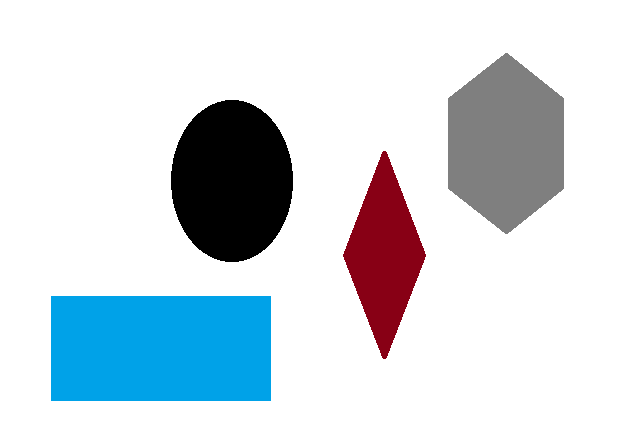
%> input picture tangle.png, 633 x 431 px
$ octave juxingfeature.m   (GNU Octave 9; MATLAB toolbox functions it lacks are replaced by stand-ins)
%> lines starting %> are read from the running program, lines starting %| are printed output that depends on the picture; in (x1, y1, x2, y2) boxes, pixels count from 0 and x2, y2 are one past the last pixel; in counts of white or black regions, pixels touching at a corner belong together; the program's own positions count from 1
% 2018-03-03
% 读取图片并且二值化他们
img = imread('tangle.png');
%> img is the input picture: size 431x633x3 uint8; mean R, G, B 207.5, 216.8, 223.4
figure,imshow(img);
img = im2bw(img);%（图像分割）转化为二值图
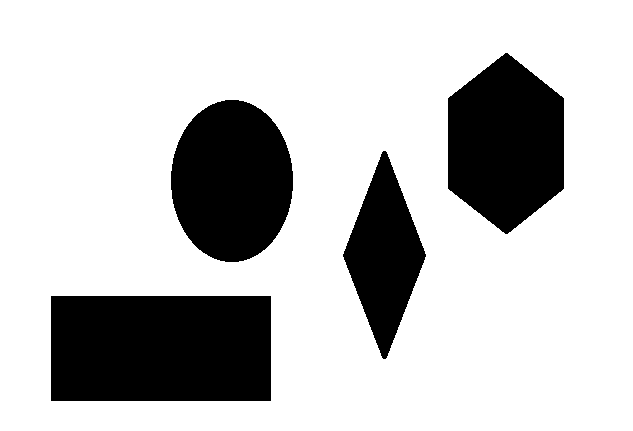
%> img: size 431x633 logical; 76.7% white; 4 black regions, box (x1, y1, x2, y2) and area: (51, 296, 271, 401) 23100, (448, 53, 564, 234) 15817, (171, 100, 293, 262) 15513, (343, 151, 426, 359) 9034
img = not(img);%把图像想表达的内容变成1
%> img: size 431x633 logical; 23.3% white; 4 white regions
figure,imshow(img);


% 使用bwboundaries函数显示目标的边界
[B,L] = bwboundaries(img);
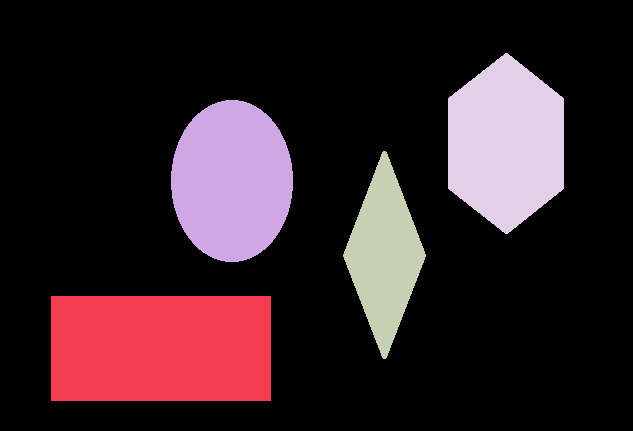
%> L: size 431x633 double; 5 distinct labels, from 0 to 4; one colour per label, 0 black
%> B = 4 boundaries; box (x1, y1, x2, y2) and points: (51, 296, 271, 401) 647, (343, 151, 426, 359) 419, (448, 53, 564, 234) 411, (171, 100, 293, 262) 405
figure,imshow(img);
hold on;
for k = 1:length(B)
    boundary = B{k};
    plot(boundary(:,2),boundary(:,1),'g','LineWidth',2);
end
%> this loop made 4 passes
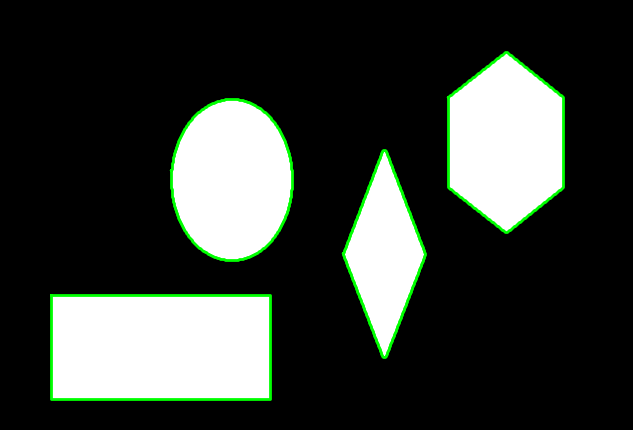
%> figure redrawn from the program's plot data

%使用bwlabel标记测试图像中的连续区域，伪彩色化他们，然后结合他们的标号显示他们
[L,N] = bwlabel(img);
%> N = 4
img_rgb = label2rgb(L,'hsv',[.5 .5 .5],'shuffle');
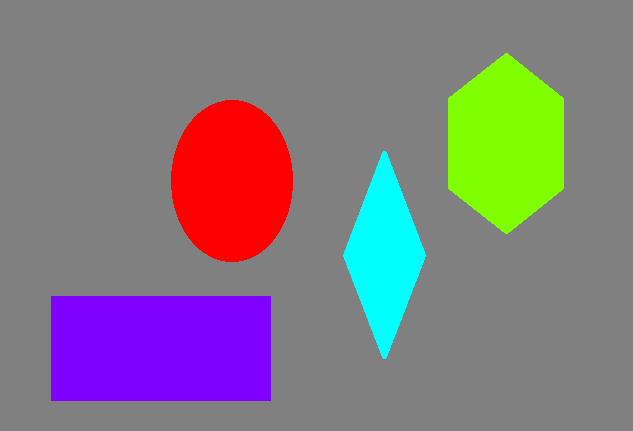
%> img_rgb: size 431x633x3 uint8; mean R, G, B 131, 121.5, 128.3
figure,imshow(img_rgb);hold on
for k =1:length(B)
    boundary = B{k};
    plot(boundary(:,2),boundary(:,1),'w','LineWidth',2);
    text(boundary(1,2)-11,boundary(1,1)+11,num2str(k),'Color','y','Fontsize',14,'FontWeight','bold');
end
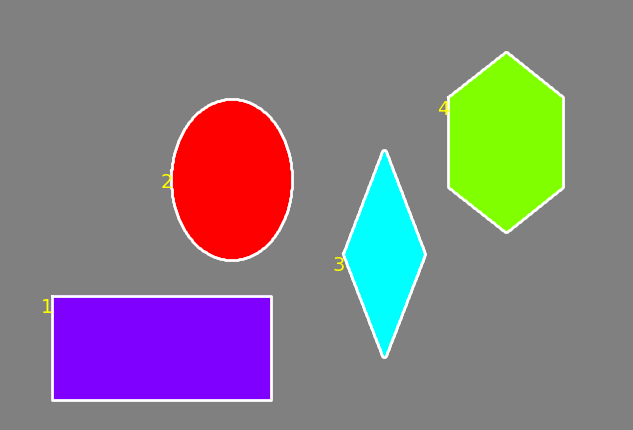
%> figure redrawn from the program's plot data

%利用函数regionprops函数对图像中的每个目标提取下面的而至特征
% Area（面积）,Centroid（重心）,Eccentricity（偏心率）,Perimeter（周长）
stats = regionprops(L,'all');%统计的数保留在stats内
%> stats = 4 regions; box (x1, y1, x2, y2), Area, Centroid, MajorAxisLength, MinorAxisLength and Eccentricity: (51, 296, 271, 401) 23100 [161.5 349] 254 121.2 0.879, (448, 53, 564, 234) 15817 [506.6 144.1] 166.1 122.1 0.678, (171, 100, 293, 262) 15513 [232.5 181.5] 162 121.9 0.659, (343, 151, 426, 359) 9034 [385 255.7] 176.5 68.15 0.922
temp = zeros(1,N);
for k = 1:N
    %计算thinness ratio（细度比例）
    temp(k) = 4 * pi * stats(k,1).Area / (stats(k,1).Perimeter)^2;
    stats(k,1).ThinnessRatio = temp(k);
    %计算aspect ratio
    temp(k) = (stats(k,1).BoundingBox(3))/(stats(k,1).BoundingBox(4));
    stats(k,1).AspectRatio = temp(k);
end
%> after the loop, temp = [2.1 0.753 0.399 0.641]

% 以面积与细度比例为例，画出其矢量图，制作分类器
areas = zeros(1,N);
for k = 1:N
    areas(k) = stats(k).Area;
end
%> after the loop, areas = [23100 15513 9034 15817]
TR = zeros(1,N);

for k = 1: N
    TR(k) = stats(k).ThinnessRatio;
end
%> after the loop, TR = [0.725 0.984 0.564 0.902]
cmap = colormap(lines(21));
figure
for k = 1:N
    scatter(areas(k),TR(k),[],cmap(k,:),'filled');
    ylabel('Thinness Ratio'),xlabel('Area');
    hold on
end
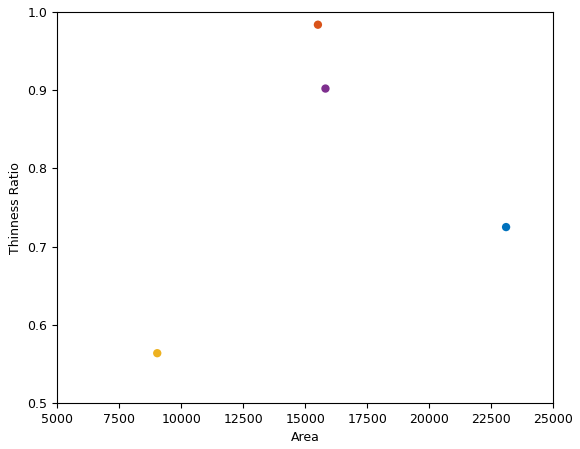
%> figure redrawn from the program's plot data
